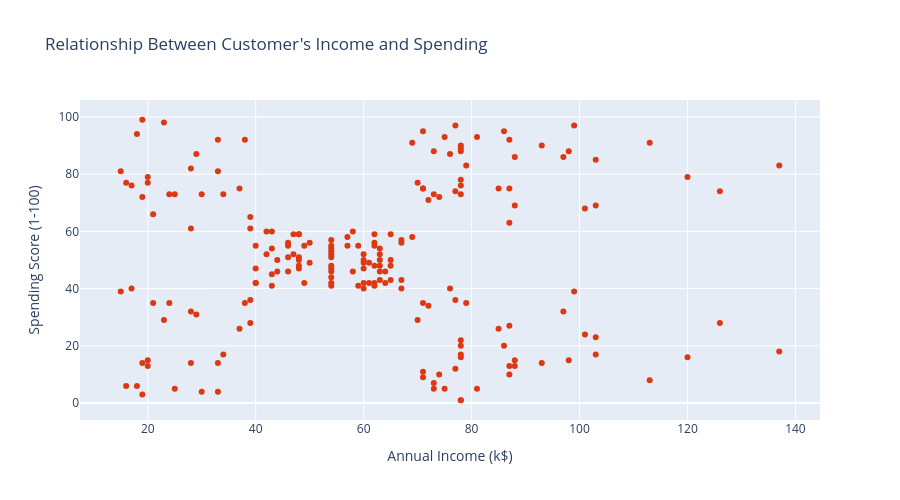

The code cell stored with this chart in its notebook:
### Markdown cell above
We performed a bivariate analysis, which usually involves the correlation of two attributes at the same time.

In our case, some of the bivariate analysis we'll perform in the project include observing the average total spent across different client age groups, determining a correlation between customer income and total spending, and so on, as shown below.

### Code cell
fig = px.scatter(customer_df, x="Annual Income (k$)",
                 y="Spending Score (1-100)",
                 title="Relationship Between Customer's Income and Spending",
                height=500,
                color_discrete_sequence = px.colors.qualitative.G10[1:])
fig.show()

### Figure 1 — Plotly figure (JSON) as saved in the notebook; plotly's stock layout.template omitted (floating-point values rounded to 4 significant figures; data arrays with more than 128 entries replaced by an {"elided": "..."} marker saying what was removed)
{"data": [{"hovertemplate": "Annual Income (k$)=%{x}<br>Spending Score (1-100)=%{y}<extra></extra>", "legendgroup": "", "marker": {"color": "#DC3912", "symbol": "circle"}, "mode": "markers", "name": "", "orientation": "v", "showlegend": false, "type": "scatter", "x": {"elided": "200 int values"}, "xaxis": "x", "y": {"elided": "200 int values"}, "yaxis": "y"}], "layout": {"height": 500, "legend": {"tracegroupgap": 0}, "title": {"text": "Relationship Between Customer's Income and Spending"}, "xaxis": {"anchor": "y", "domain": [0.0, 1.0], "title": {"text": "Annual Income (k$)"}}, "yaxis": {"anchor": "x", "domain": [0.0, 1.0], "title": {"text": "Spending Score (1-100)"}}}}
